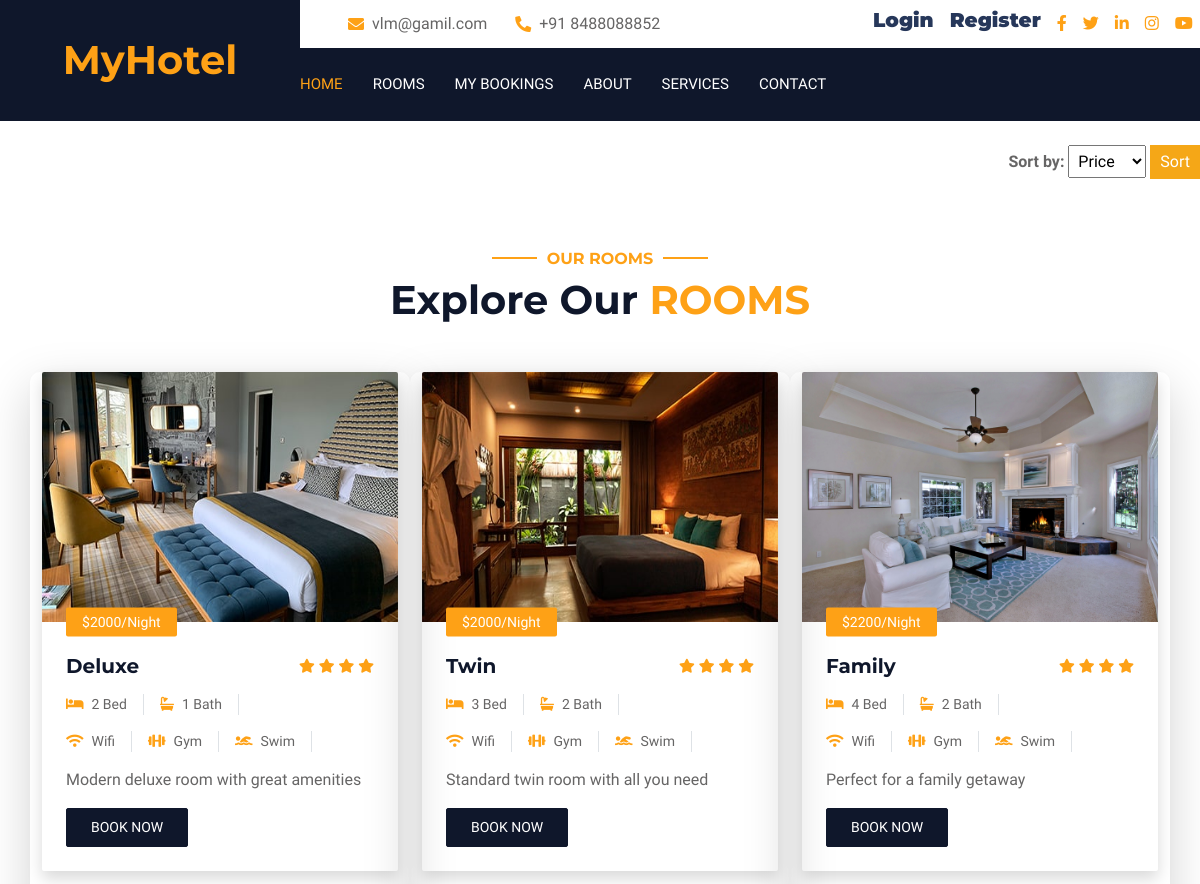
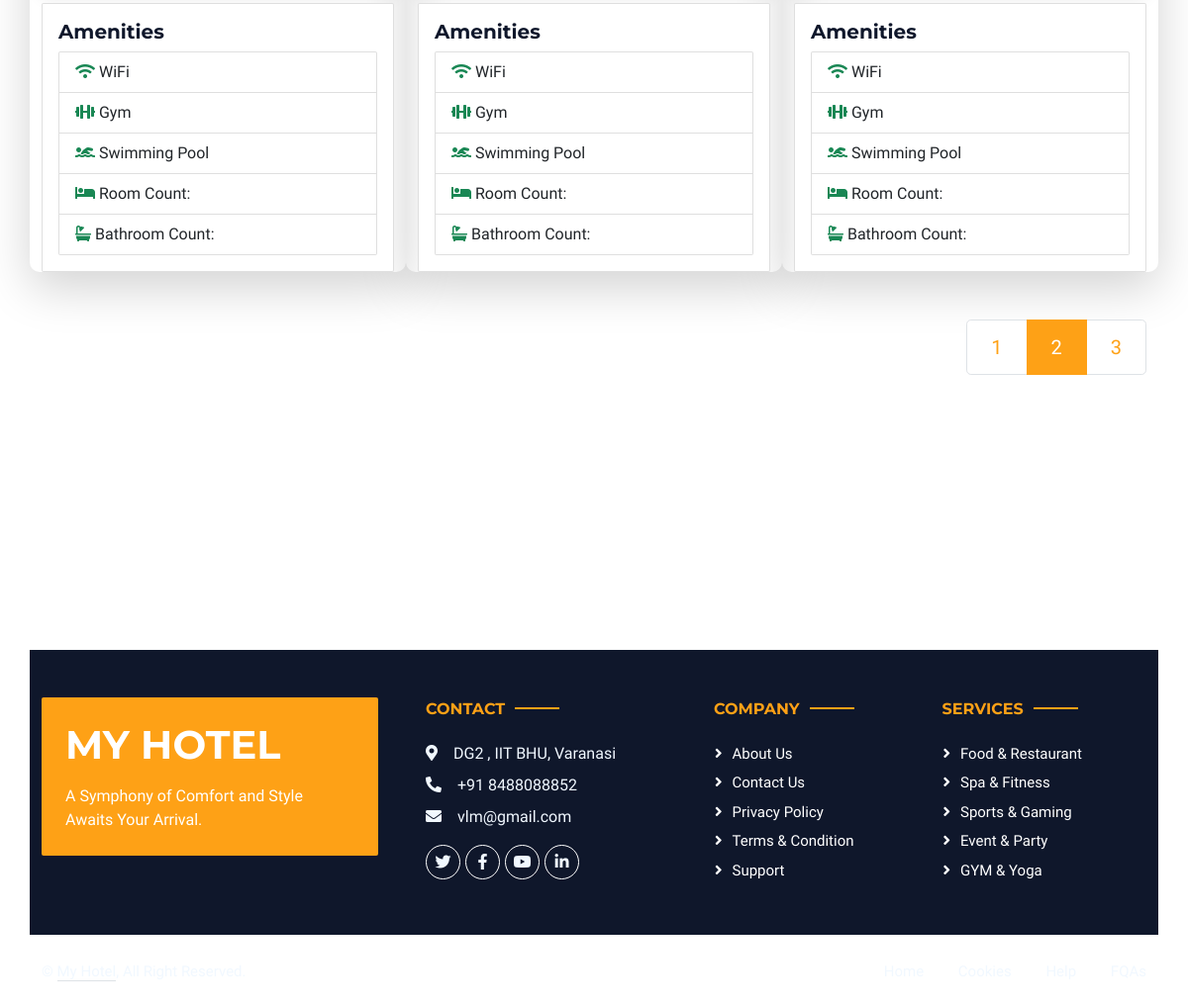
The app's page /room/?page=2 with its own data (2 pictures, top to bottom).
### home/models.py (models this page shows, shortened)
class BaseModel(models.Model):
    uid = models.UUIDField(default=uuid.uuid4 , editable=False , primary_key=True)
    created_at = models.DateField(auto_now_add=True)
    updated_at = models.DateField(auto_now=True)
    class Meta:
        abstract = True

class Hotel(BaseModel):
    hotel_name = models.CharField(max_length=100)
    hotel_price =  models.IntegerField()
    descr=models.TextField()
    room_count = models.IntegerField(default=10)
    class Meta:
        ordering=['hotel_price']

class HotelImages(BaseModel):
    hotel = models.ForeignKey(Hotel, related_name="hotel_images" , on_delete=models.CASCADE) # hotel.images.all() // this wil return all the images of that particular hotel
    images = models.ImageField(upload_to="static/hotel")

class Amenities(BaseModel):
    hotel = models.ForeignKey(Hotel, related_name="hotel_amenities" , on_delete=models.CASCADE) # hotel.images.all() // this wil return all the images of that particular hotel
    c_bed_room=models.IntegerField(default=1)
    c_bath_room=models.IntegerField(default=1)
    rating =models.IntegerField(default=5)
    has_free_wifi = models.BooleanField(default=False)
    has_ac=models.BooleanField(default=False)
    has_swimming_pool = models.BooleanField(default=False)
    has_gym = models.BooleanField(default=False)

### home/views.py (the view)
# urls.py: path('room/',room,name="room"),
def room(request):
    hotel_obj=Hotel.objects.all()
    if request.method =="POST":
        sort_by=request.POST.get('sort_by')
        if(sort_by=="price"):
            hotel_obj=hotel_obj.order_by('hotel_price')
        else:
            hotel_obj=hotel_obj.order_by('-hotel_amenities__rating')
    page = request.GET.get('page',1)
    paginator = Paginator(hotel_obj,3)
    try:
        hotel_obj = paginator.page(page)
    except PageNotAnInteger:
        hotel_obj=paginator.page(1)
    except EmptyPage:
        hotel_obj=paginator.page(paginator.num_pages)
    context = {'hotel_obj' : hotel_obj}
    return render(request,'room.html',context)

### home/templates/room.html (shortened to what this page needs)
{% extends "base.html" %}
{% block start  %}
    <form method="POST">
        <div style="text-align: right; margin-bottom: 20px;">
            <label for="sort" style="font-weight: bold;">Sort by:</label>
            <select id="sort"   name="sort_by" style="padding: 5px;">
              <option name="price" value="price">Price</option>
            </select>
            <button   class="bg-primary;" style="padding: 5px 10px; background-color: #f5a717; color: #fff; border: none; cursor: pointer;" type="submit">Sort</button>
          </div>
    </form>
        <div class="container-xxl py-5">
            <div class="container">
                <div class="text-center wow fadeInUp" data-wow-delay="0.1s">
                    <h6 class="section-title text-center text-primary text-uppercase">Our Rooms</h6>
                    <h1 class="mb-5">Explore Our <span class="text-primary text-uppercase">Rooms</span></h1>
                </div>
                <div class="row g-4">
                    {% for hotels_obj in hotel_obj %}
                    <div class="col-lg-4 col-md-6 wow fadeInUp shadow-lg" data-wow-delay="0.1s" style="border-radius:10px;">
                        <div class="room-item shadow rounded overflow-hidden" style="border-radius:10px;">
                            <div class="position-relative">
                                <img class="img-fluid" src="/static/{{hotels_obj.hotel_images.first.images}}" style=" width:500px; height:250px;" alt="">
                                <small class="position-absolute start-0 top-100 translate-middle-y bg-primary text-white rounded py-1 px-3 ms-4">${{hotels_obj.hotel_price}}/Night</small>
                            </div>
                            <div class="p-4 mt-2">
                                <div class="d-flex justify-content-between mb-3">
                                    <h5 class="mb-0">{{hotels_obj.hotel_name}}</h5>
                                    <div class="ps-2">
                                        {% load custom_filters %}
                                        {% with rating=hotels_obj.hotel_amenities.first.rating %}
                                            {% for x in rating|get_range %}
                                                <small class="fa fa-star text-primary"></small>
                                            {% endfor %}
                                        {% endwith %}
                                    </div>
                                </div>
                                <div class="d-flex mb-3">
                                    <small class="border-end me-3 pe-3"><i class="fa fa-bed text-primary me-2"></i>{{hotels_obj.hotel_amenities.first.c_bed_room}} Bed</small>
                                    <small class="border-end me-3 pe-3"><i class="fa fa-bath text-primary me-2"></i>{{hotels_obj.hotel_amenities.first.c_bath_room}} Bath</small>
                                </div>
                                <div class="d-flex mb-3">
                                    {% if hotels_obj.hotel_amenities.first.has_free_wifi %}
                                    <small class="border-end me-3 pe-3"><i class="fa fa-wifi text-primary me-2"></i>Wifi</small>
                                    {% else %}
                                    <small class="border-end me-3 pe-3"><i class="fa fa-wifi text-danger me-2"></i>Wifi</small>
                                    {% endif %}
                                    {% if hotels_obj.hotel_amenities.first.has_gym %}
                                    <small class="border-end me-3 pe-3"><i class="fa fa-dumbbell text-primary me-2"></i>Gym</small>
                                    {% else %}
                                    <small class="border-end me-3 pe-3"><i class="fa fa-dumbbell text-danger me-2"></i>Gym</small>
                                    {% endif %}
                                    {% if hotels_obj.hotel_amenities.first.has_swimming_pool %}
                                    <small class="border-end me-3 pe-3"><i class="fa fa-swimmer text-primary me-2"></i>Swim</small>
                                    {% else %}
                                    <small class="border-end me-3 pe-3"><i class="fa fa-swimmer text-danger me-2"></i>Swim</small>
                                    {% endif %}
                                </div>
                                <p class="text-body mb-3">{{hotels_obj.descr}}</p>
                                <div class="d-flex justify-content-between">
                                    <a class="btn btn-sm btn-dark rounded py-2 px-4" href="/book_hotel/{{hotels_obj.uid}}/" >Book Now</a>
                                </div>
                            </div>
                        </div>
                        <div class="card mt-3" data-wow-delay="0.1s">
                            <div class="card-body">
                                <h5 class="card-title">Amenities</h5>
                                <ul class="list-group">
                                    <li class="list-group-item">
                                        <i class="fa fa-wifi {% if hotels_obj.hotel_amenities.first.has_free_wifi %}text-success{% else %}text-danger{% endif %}"></i> WiFi
                                    </li>
                                    <li class="list-group-item">
                                        <i class="fa fa-dumbbell {% if hotels_obj.hotel_amenities.first.has_gym %}text-success{% else %}text-danger{% endif %}"></i> Gym
                                    </li>
                                    <li class="list-group-item">
                                        <i class="fa fa-swimmer {% if hotels_obj.hotel_amenities.first.has_swimming_pool %}text-success{% else %}text-danger{% endif %}"></i> Swimming Pool
                                    </li>
                                    <li class="list-group-item">
                                        <i class="fa fa-bed {% if hotels_obj.hotel_amenities.first.c_bed_room > 0 %}text-success{% else %}text-danger{% endif %}"></i> Room Count: {{ hotels_obj.hotel.hotel_amenities.first.c_bed_room }}
                                     </li>
                                    <li class="list-group-item">
                                        <i class="fa fa-bath {% if hotels_obj.hotel_amenities.first.c_bath_room > 0 %}text-success{% else %}text-danger{% endif %}"></i> Bathroom Count: {{ hotels_obj.hotel.hotel_amenities.first.c_bath_room }}
                                    </li>
                                </ul>
                            </div>
                        </div>
                    </div>
                    {% endfor %}
                </div>
            </div>
            <br>
            <br>
<div class="container"  data-wow-delay="2s" >
    <nav aria-label="..." data-wow-delay="2s">
        {% if hotel_obj.has_other_pages %}
      <ul class="pagination pagination-lg justify-content-end" data-wow-delay="2s">
        {% for i in hotel_obj.paginator.page_range %}
        {% if i == hotel_obj.number %}
        <li class="page-item active" aria-current="page">
          <span class="page-link">{{i}}</span>
        </li>
        {% else %}
        <li class="page-item"><a class="page-link" href="?page={{i}}">{{i}}</a></li>
        {% endif %}
        {% endfor %}
    </ul>
    {% endif %}
    </nav>
  </div>
        </div>
        <br>
        <br>
{% endblock %}

### records on screen
Hotel: hotel_images.first.images (picture), hotel_price "2000", hotel_name "Deluxe", hotel_amenities.first.c_bed_room "2", hotel_amenities.first.c_bath_room "1", shows "Wifi", shows "Gym", shows "Swim", descr "Modern deluxe room with great amenities"
Hotel: hotel_images.first.images (picture), hotel_price "2000", hotel_name "Twin", hotel_amenities.first.c_bed_room "3", hotel_amenities.first.c_bath_room "2", shows "Wifi", shows "Gym", shows "Swim", descr "Standard twin room with all you need"
Hotel: hotel_images.first.images (picture), hotel_price "2200", hotel_name "Family", hotel_amenities.first.c_bed_room "4", hotel_amenities.first.c_bath_room "2", shows "Wifi", shows "Gym", shows "Swim", descr "Perfect for a family getaway"

### other values on screen
{{ i }} "1" "3"
{{ i }} "2"
